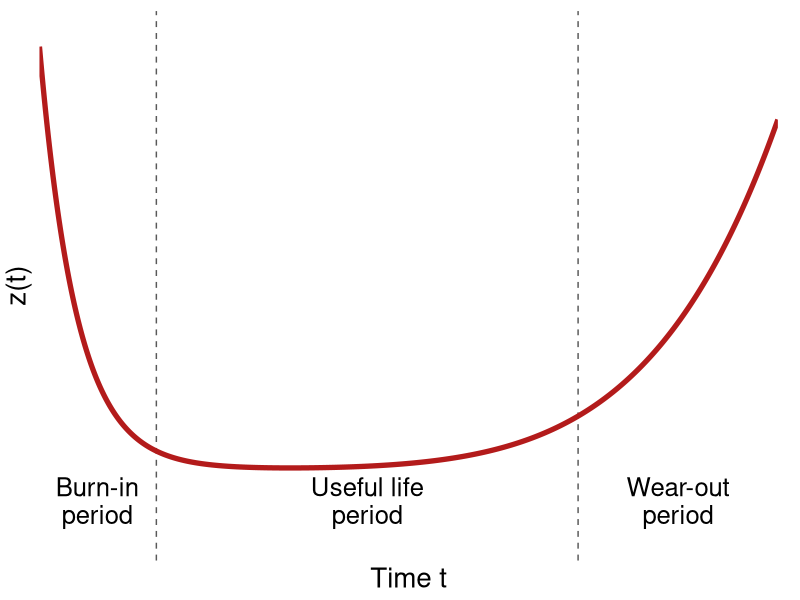
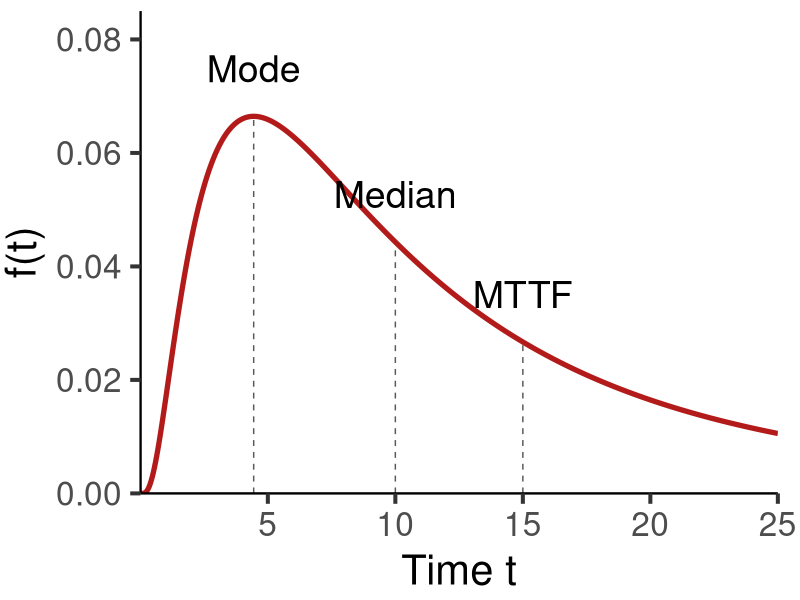
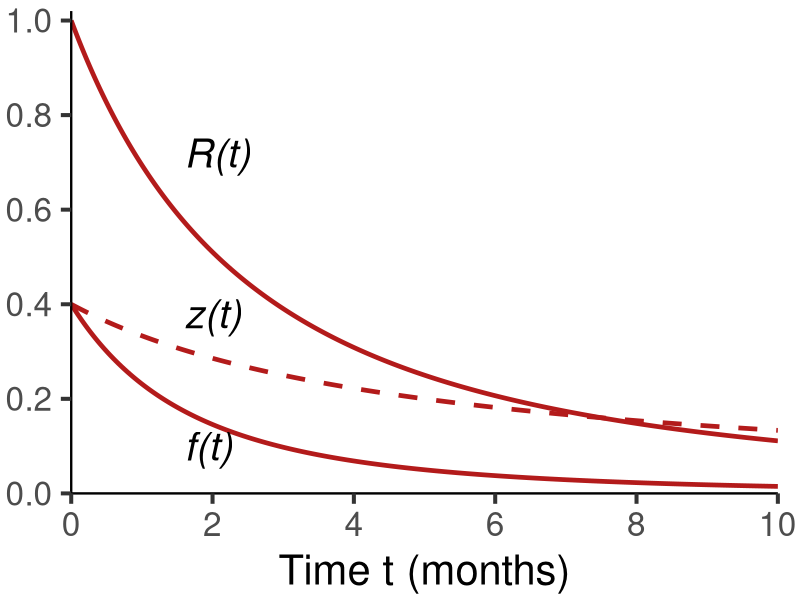
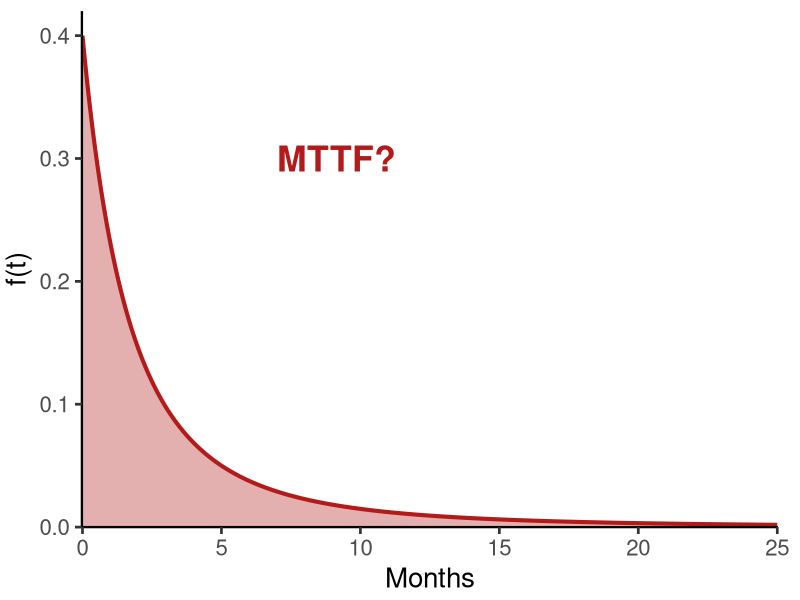
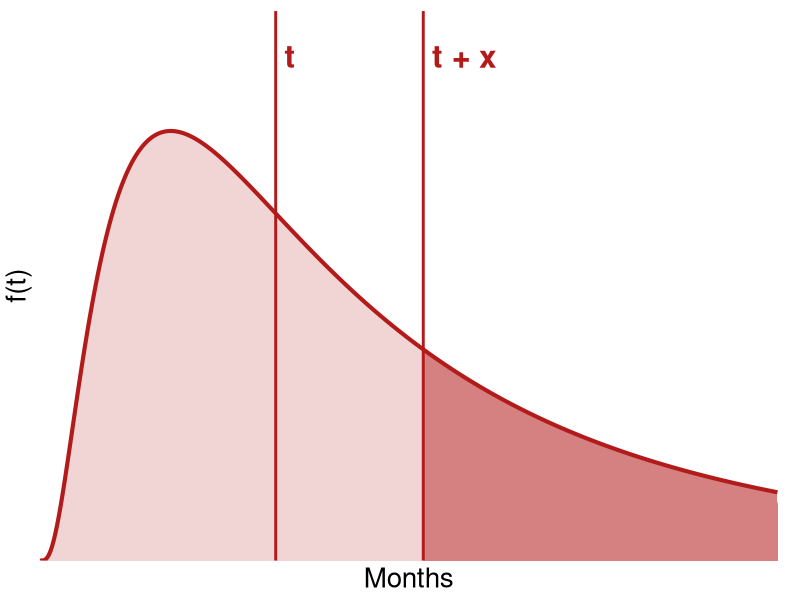
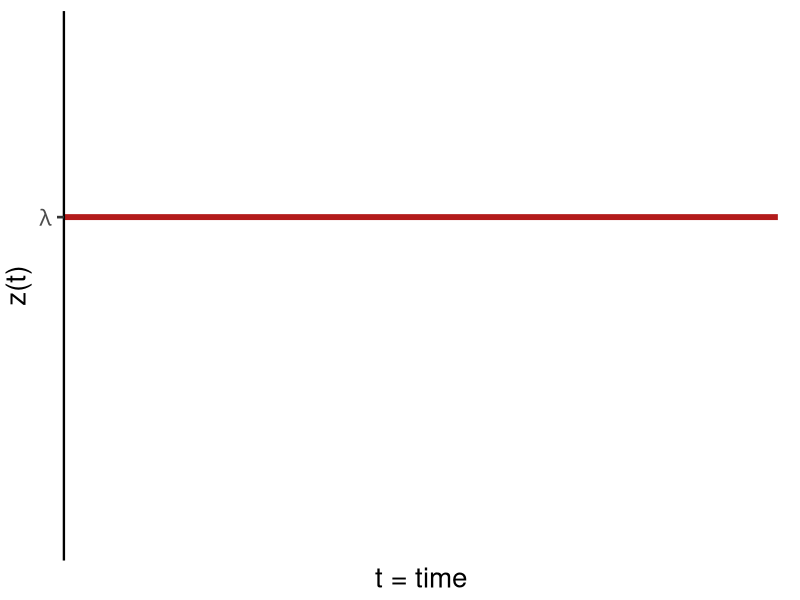
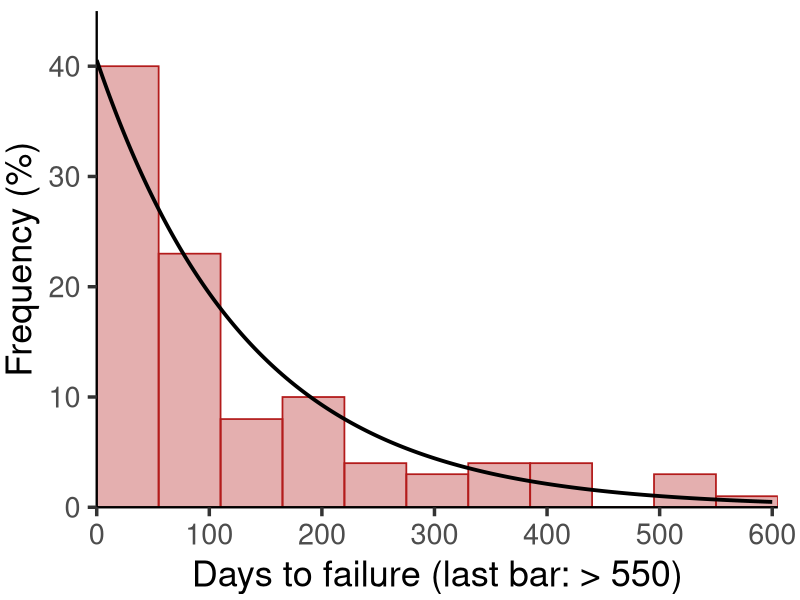
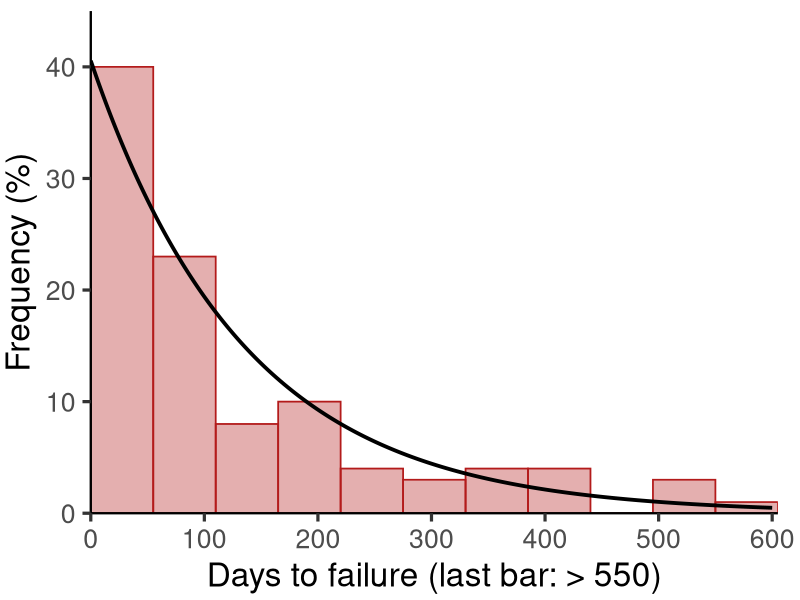

The R script that drew these images, in order:
# Feeds Lesson 7 (Useful Life Distributions - Exponential) slides 6-7, 10, 12-13,
#   16, 22, 27 and 30: the charts, the light-bulb frequency table, and the numbers
#   behind the three in-deck exercises (slides 12, 15, 18) and Examples 1-3 (slides 28-30).
# Run from the sigma repo root:  Rscript functions/slides_lesson_7_exponential.R
# Reads  workshops/bulb_lifetimes.csv (100 bulb failure times, transcribed from slide 22).
# Writes gen_*.png (1100x600 px) to docs-v3/images/slides/lesson-7/ and prints every
#   recomputed number to the console. Nothing is random, so reruns are identical.
# Python twin: functions/slides_lesson_7_exponential.py (same parameters, *_py.png copies).
# Notation follows the course: f(t) pdf, F(t) CDF, R(t) reliability, z(t) failure rate
#   (hazard), H(t) cumulative hazard, lambda = constant failure rate, MTTF = 1/lambda.
library(dplyr)
library(ggplot2)
library(readr)
library(tidyr)

out = "docs-v3/images/slides/lesson-7"
red = "#B31B1B"; grey = "grey35"

# functions/functions_reliability.R holds r(), z(), afr() for the exponential, but it
# loads mosaicCalc (not installed everywhere), so the exponential pieces are restated here.
r_exp = function(t, lambda) { exp(-lambda * t) }
f_exp = function(t, lambda) { lambda * exp(-lambda * t) }

theme_deck = function(base = 20) {
  theme_classic(base_size = base) +
    theme(plot.margin = margin(8, 16, 4, 4), axis.line = element_line(linewidth = 0.8))
}
save = function(g, file, width = 11, height = 6) {
  ggsave(file.path(out, file), g, width = width, height = height, dpi = 100, bg = "white")
  cat("wrote", file.path(out, file), "\n")
}

# ---- 1. Bathtub curve (slides 6-7) ---------------------------------------------
# Illustrative z(t) = 1.2 e^(-t/0.5) + 0.25 + 0.25 (t/8)^6 : decreasing burn-in,
# flat useful life, rising wear-out. Period boundaries drawn at t = 1.6 and t = 7.3.
bath = tibble(t = seq(0.02, 10, length.out = 600)) %>%
  mutate(z = 1.2 * exp(-t / 0.5) + 0.25 + 0.25 * (t / 8)^6)
g = ggplot(bath, aes(t, z)) +
  geom_vline(xintercept = c(1.6, 7.3), linetype = "dashed", color = grey) +
  geom_line(color = red, linewidth = 1.8) +
  annotate("text", x = c(0.8, 4.45, 8.65), y = 0.1,
           label = c("Burn-in\nperiod", "Useful life\nperiod", "Wear-out\nperiod"),
           size = 6.5, vjust = 0, lineheight = 0.9) +
  scale_x_continuous(expand = c(0, 0), breaks = NULL) +
  scale_y_continuous(expand = c(0, 0), limits = c(0, 1.5), breaks = NULL) +
  labs(x = "Time t", y = "z(t)") + theme_deck()
save(g, "gen_bathtub.png", width = 8, height = 6)   # near-square: fills the right half of slides 5-6

# ---- 2. Mode, median, MTTF (slide 10, left chart) -----------------------------
# The scan's curve is a lognormal with median 10 and MTTF 15: meanlog = ln 10,
# sdlog = sqrt(2 ln 1.5) = 0.9005. Then mode = exp(meanlog - sdlog^2) = 4.44, peak f = 0.066.
ml = log(10); sl = sqrt(2 * log(1.5))
mode_t = exp(ml - sl^2); median_t = exp(ml); mttf_t = exp(ml + sl^2 / 2)
cat(sprintf("Slide 10 lognormal: mode = %.2f, median = %.2f, MTTF = %.2f, f(mode) = %.4f\n",
            mode_t, median_t, mttf_t, dlnorm(mode_t, ml, sl)))
ln = tibble(t = seq(0.01, 25, length.out = 600)) %>% mutate(f = dlnorm(t, ml, sl))
marks = tibble(t = c(mode_t, median_t, mttf_t), lab = c("Mode", "Median", "MTTF")) %>%
  mutate(f = dlnorm(t, ml, sl))
g = ggplot(ln, aes(t, f)) +
  geom_segment(data = marks, aes(x = t, xend = t, y = 0, yend = f), linetype = "dashed", color = grey) +
  geom_line(color = red, linewidth = 1.8) +
  geom_text(data = marks, aes(y = f + 0.006, label = lab), size = 9.5, vjust = 0) +
  scale_x_continuous(expand = c(0, 0), breaks = seq(0, 25, 5)) +
  scale_y_continuous(expand = c(0, 0), limits = c(0, 0.085)) +
  labs(x = "Time t", y = "f(t)") + theme_deck(30)   # slide 9 shows it ~430 px wide: big type
save(g, "gen_mode_median_mttf.png")

# ---- 3. R(t), z(t), f(t) for Exercise 1's item (slide 10 right chart; slide 12) --
# R(t) = 1/(0.2t+1)^2,  f(t) = 0.4/(0.2t+1)^3,  z(t) = 0.4/(0.2t+1)
ex1 = tibble(t = seq(0, 10, length.out = 400)) %>%
  mutate(`R(t)` = 1 / (0.2 * t + 1)^2, `f(t)` = 0.4 / (0.2 * t + 1)^3, `z(t)` = 0.4 / (0.2 * t + 1)) %>%
  pivot_longer(-t, names_to = "fn", values_to = "y")
lab3 = tibble(fn = c("R(t)", "z(t)", "f(t)"), t = c(1.6, 1.6, 1.6), y = c(0.72, 0.38, 0.1))
g = ggplot(ex1, aes(t, y, linetype = fn)) +
  geom_line(color = red, linewidth = 1.6) +
  geom_text(data = lab3, aes(label = fn), size = 10, hjust = 0, fontface = "italic") +
  scale_linetype_manual(values = c("R(t)" = "solid", "f(t)" = "solid", "z(t)" = "dashed"), guide = "none") +
  scale_x_continuous(expand = c(0, 0), breaks = seq(0, 10, 2)) +
  scale_y_continuous(expand = c(0, 0), limits = c(0, 1.02), breaks = seq(0, 1, 0.2)) +
  labs(x = "Time t (months)", y = NULL) + theme_deck(30)   # slide 9 shows it ~430 px wide: big type
save(g, "gen_r_z_f.png")

# Exercise 1 (slide 12): MTTF = integral of R(t) from 0 to infinity
ex1_mttf = integrate(function(t) 1 / (0.2 * t + 1)^2, 0, Inf)$value
cat(sprintf("Exercise 1: MTTF = %.4f months (scan: 5 months)\n", ex1_mttf))

# ---- 4. "MTTF?" shaded pdf (slide 12) ------------------------------------------
# Drawn from Exercise 1's own f(t); labelled "MTTF?" like the 2025 slide so it does not give the answer away.
pdf1 = tibble(t = seq(0, 25, length.out = 400)) %>% mutate(f = 0.4 / (0.2 * t + 1)^3)
g = ggplot(pdf1, aes(t, f)) +
  geom_area(fill = red, alpha = 0.35) + geom_line(color = red, linewidth = 1.4) +
  annotate("text", x = 7, y = 0.3, label = "MTTF?", color = red,
           size = 9, fontface = "bold", hjust = 0) +
  scale_x_continuous(expand = c(0, 0)) + scale_y_continuous(expand = c(0, 0), limits = c(0, 0.42)) +
  labs(x = "Months", y = "f(t)") + theme_deck()
save(g, "gen_mttf_shaded.png")

# ---- 5. Age t and extra interval x (slide 13) ----------------------------------
# Same lognormal as chart 2; the item has survived to t = 8 and we ask about t + x = 13.
t0 = 8; x0 = 5
g = ggplot(ln, aes(t, f)) +
  geom_area(fill = red, alpha = 0.18) +
  geom_area(data = filter(ln, t >= t0 + x0), fill = red, alpha = 0.45) +
  geom_line(color = red, linewidth = 1.4) +
  geom_vline(xintercept = c(t0, t0 + x0), color = red, linewidth = 1) +
  annotate("text", x = c(t0, t0 + x0) + 0.3, y = 0.078, label = c("t", "t + x"),
           color = red, size = 8, fontface = "bold", hjust = 0) +
  scale_x_continuous(expand = c(0, 0), breaks = NULL) +
  scale_y_continuous(expand = c(0, 0), limits = c(0, 0.085), breaks = NULL) +
  labs(x = "Months", y = "f(t)") + theme_deck()
save(g, "gen_t_plus_x.png")

# Exercise 2 (slide 15): z(t) = t/(t+1)  ->  R(t) = (t+1) e^(-t)
r_ex2 = function(t) (t + 1) * exp(-t)
ex2_mttf = integrate(r_ex2, 0, Inf)$value
mrl = function(t) integrate(function(x) r_ex2(t + x) / r_ex2(t), 0, Inf)$value
H_check = integrate(function(u) u / (u + 1), 0, 2)$value  # should equal -ln R(2)
cat(sprintf("Exercise 2: H(2) = %.4f vs -ln R(2) = %.4f; MTTF = %.4f (scan says 5 months)\n",
            H_check, -log(r_ex2(2)), ex2_mttf))
cat(sprintf("Exercise 2: MRL(t) numeric vs 1 + 1/(t+1): t=0 %.4f/%.4f, t=1 %.4f/%.4f, t=4 %.4f/%.4f\n",
            mrl(0), 1 + 1/1, mrl(1), 1 + 1/2, mrl(4), 1 + 1/5))

# ---- 6. Constant failure rate (slides 16-17) -----------------------------------
g = ggplot(tibble(t = c(0, 10), z = 1), aes(t, z)) +
  geom_line(color = red, linewidth = 2) +
  scale_x_continuous(expand = c(0, 0), breaks = NULL) +
  scale_y_continuous(expand = c(0, 0), limits = c(0, 1.6), breaks = 1, labels = expression(lambda)) +
  labs(x = "t = time", y = "z(t)") + theme_deck()
save(g, "gen_constant_hazard.png")

# Exercise 3 (slide 18): lambda = 0.08 %/K hours = 0.08e-5 per hour
lam3 = 0.08e-5
p1 = 1 - exp(-lam3 * 20000)
t1pct = -log(1 - 0.01) / lam3
cat(sprintf("Exercise 3: F(20000) = %.5f (scan 0.016); two fail = %.6f (scan 0.016^2 = %.6f); t_1%% = %.0f h (scan 12563)\n",
            p1, p1^2, 0.016^2, t1pct))

# Slides 19-20: F(MTTF) and T50
cat(sprintf("Slide 19: F(MTTF) = 1 - 1/e = %.4f; slide 20: ln 2 = %.4f\n", 1 - exp(-1), log(2)))

# ---- 7. Light-bulb data (slide 22) ---------------------------------------------
bulbs = read_csv("workshops/bulb_lifetimes.csv", show_col_types = FALSE)
breaks = c(seq(0, 550, by = 55), Inf)
lam_hat = 1 / mean(bulbs$days)
freq = bulbs %>%
  mutate(cell = cut(days, breaks = breaks, right = TRUE, include.lowest = TRUE)) %>%
  count(cell, .drop = FALSE) %>%
  mutate(lower = head(breaks, -1), upper = tail(breaks, -1),
         expected = 100 * (r_exp(lower, lam_hat) - r_exp(upper, lam_hat)))
scan_counts = c(40, 23, 8, 10, 4, 3, 4, 4, 0, 3, 1)
freq = freq %>% mutate(scan = scan_counts, match = n == scan)
cat(sprintf("Bulbs: n = %d, mean = %.2f, lambda-hat = 1/mean = %.6f per day, total = %d\n",
            nrow(bulbs), mean(bulbs$days), lam_hat, sum(freq$n)))
print(as.data.frame(freq %>% mutate(expected = round(expected, 1))))

# Histogram (percent per 55-day cell) with the fitted exponential overlaid,
# scaled to percent per cell: 100 * 55 * f(t).
hist_d = freq %>% filter(is.finite(upper))
curve_d = tibble(t = seq(0, 600, length.out = 400)) %>% mutate(pct = 100 * 55 * f_exp(t, lam_hat))
g = ggplot() +
  geom_rect(data = hist_d, aes(xmin = lower, xmax = upper, ymin = 0, ymax = n),
            fill = red, alpha = 0.35, color = red, linewidth = 0.6) +
  geom_rect(data = tibble(xmin = 550, xmax = 605, ymax = freq$n[11]),
            aes(xmin = xmin, xmax = xmax, ymin = 0, ymax = ymax),
            fill = red, alpha = 0.35, color = red, linewidth = 0.6) +
  geom_line(data = curve_d, aes(t, pct), color = "black", linewidth = 1.3) +
  scale_x_continuous(expand = c(0, 0), breaks = seq(0, 600, 100)) +
  scale_y_continuous(expand = c(0, 0), limits = c(0, 45), breaks = seq(0, 40, 10)) +
  labs(x = "Days to failure (last bar: > 550)", y = "Frequency (%)") + theme_deck(26)   # shown beside the code: readable type
save(g, "gen_bulb_histogram_pdf.png")
# Squarer copy for the Example slide, where the chart floats beside the code (7 x 6 in).
g = g + theme_deck(24)
save(g, "gen_bulb_histogram_side.png", width = 7, height = 6)

# Generic exponential pdf f(t) = lambda e^(-lambda t), starting at lambda (slide 22)
g = ggplot(tibble(t = seq(0, 5, length.out = 300)) %>% mutate(f = f_exp(t, 1)), aes(t, f)) +
  geom_line(color = red, linewidth = 1.8) +
  scale_x_continuous(expand = c(0, 0), breaks = NULL) +
  scale_y_continuous(expand = c(0, 0), limits = c(0, 1.1), breaks = 1, labels = expression(lambda)) +
  labs(x = "t", y = "f(t)") + theme_deck()
save(g, "gen_exponential_pdf.png")

# ---- 8. Piecewise exponential (slide 27) ---------------------------------------
# Illustrative decreasing z(t) = 0.35 + 1.4 e^(-t/1.3); each interval [t_(i-1), t_i]
# is approximated by a constant rate equal to the average failure rate over it.
zp = function(t) 0.35 + 1.4 * exp(-t / 1.3)
steps = tibble(lo = 0:4, hi = 1:5) %>%
  rowwise() %>% mutate(afr = integrate(zp, lo, hi)$value / (hi - lo)) %>% ungroup()
g = ggplot() +
  geom_rect(data = steps, aes(xmin = lo, xmax = hi, ymin = 0, ymax = afr),
            fill = red, alpha = 0.15, color = red, linewidth = 0.9) +
  geom_line(data = tibble(t = seq(0, 5.4, length.out = 300)) %>% mutate(z = zp(t)),
            aes(t, z), color = "black", linewidth = 1.4) +
  scale_x_continuous(expand = c(0, 0), breaks = 0:5,
                     labels = c("0", expression(t[1]), expression(t[2]), expression(t[3]),
                                expression(t[4]), expression(t[5]))) +
  scale_y_continuous(expand = c(0, 0), limits = c(0, 1.8), breaks = NULL) +
  labs(x = "Time", y = "z(t)") + theme_deck()
save(g, "gen_piecewise.png")

# Example 1 (slide 28): rotary pump, lambda = 4.28e-4 per hour, t = 730 h
lam_p = 4.28e-4
cat(sprintf("Example 1: R(730) = %.4f (scan 0.732); MTTF = %.1f h = %.2f months of 730 h (scan 2336 h = 3.2); Pr(fail in next 730 | survived) = %.4f (scan 0.268)\n",
            r_exp(730, lam_p), 1 / lam_p, 1 / lam_p / 730, 1 - r_exp(730, lam_p)))

# Example 2 (slide 29): Pr(T2 > T1) = lambda1 / (lambda1 + lambda2); check numerically
l1 = 0.002; l2 = 0.003
num = integrate(function(t) r_exp(t, l2) * f_exp(t, l1), 0, Inf)$value
cat(sprintf("Example 2 (lambda1 = %.3f, lambda2 = %.3f): integral = %.4f, closed form = %.4f\n",
            l1, l2, num, l1 / (l1 + l2)))

# ---- 9. Mixture of two exponentials (slide 30) ---------------------------------
# p = 0.4 from plant 1 (lambda1 = 1), 0.6 from plant 2 (lambda2 = 3): z(0) = 2.2,
# falling to lambda1 = 1 -- the shape and values in the scan.
p = 0.4; lam1 = 1; lam2 = 3
zmix = function(t) (p * lam1 * exp(-lam1 * t) + (1 - p) * lam2 * exp(-lam2 * t)) /
  (p * exp(-lam1 * t) + (1 - p) * exp(-lam2 * t))
cat(sprintf("Example 3: z(0) = %.3f, z(1) = %.3f, z(2) = %.3f, z(5) = %.3f; MTTF = p/l1 + (1-p)/l2 = %.4f\n",
            zmix(0), zmix(1), zmix(2), zmix(5), p / lam1 + (1 - p) / lam2))
g = ggplot(tibble(t = seq(0, 5, length.out = 400)) %>% mutate(z = zmix(t)), aes(t, z)) +
  geom_line(color = red, linewidth = 1.8) +
  scale_x_continuous(expand = c(0, 0), breaks = 0:5) +
  scale_y_continuous(expand = c(0, 0), limits = c(0, 2.4), breaks = seq(0, 2, 0.5)) +
  labs(x = "Time t", y = "z(t)") + theme_deck()
save(g, "gen_mixture_hazard.png")
